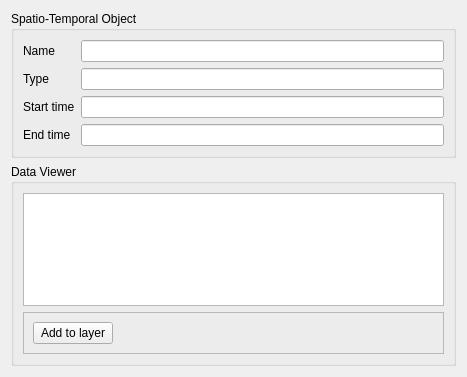
<?xml version="1.0" encoding="UTF-8"?>
<ui version="4.0">
 <class>Form</class>
 <widget class="QWidget" name="Form">
  <property name="geometry">
   <rect>
    <x>0</x>
    <y>0</y>
    <width>467</width>
    <height>377</height>
   </rect>
  </property>
  <property name="windowTitle">
   <string>Form</string>
  </property>
  <layout class="QVBoxLayout" name="verticalLayout">
   <item>
    <widget class="QGroupBox" name="groupBoxTypeConstructor">
     <property name="title">
      <string>Spatio-Temporal Object</string>
     </property>
     <layout class="QFormLayout" name="formLayout">
      <item row="0" column="0">
       <widget class="QLabel" name="labelName">
        <property name="text">
         <string>Name</string>
        </property>
       </widget>
      </item>
      <item row="0" column="1">
       <widget class="QLineEdit" name="lineEditName">
        <property name="readOnly">
         <bool>true</bool>
        </property>
       </widget>
      </item>
      <item row="1" column="0">
       <widget class="QLabel" name="labelSignature">
        <property name="text">
         <string>Type</string>
        </property>
       </widget>
      </item>
      <item row="1" column="1">
       <widget class="QLineEdit" name="lineEditType">
        <property name="readOnly">
         <bool>true</bool>
        </property>
       </widget>
      </item>
      <item row="2" column="1">
       <widget class="QLineEdit" name="lineEditStartTime">
        <property name="readOnly">
         <bool>true</bool>
        </property>
       </widget>
      </item>
      <item row="3" column="1">
       <widget class="QLineEdit" name="lineEditEndTime">
        <property name="readOnly">
         <bool>true</bool>
        </property>
       </widget>
      </item>
      <item row="2" column="0">
       <widget class="QLabel" name="label">
        <property name="text">
         <string>Start time</string>
        </property>
       </widget>
      </item>
      <item row="3" column="0">
       <widget class="QLabel" name="label_2">
        <property name="text">
         <string>End time</string>
        </property>
       </widget>
      </item>
     </layout>
    </widget>
   </item>
   <item>
    <widget class="QGroupBox" name="groupBox">
     <property name="title">
      <string>Data Viewer</string>
     </property>
     <layout class="QVBoxLayout" name="verticalLayout_2">
      <item>
       <widget class="QTableView" name="tableView">
        <property name="editTriggers">
         <set>QAbstractItemView::NoEditTriggers</set>
        </property>
        <property name="selectionBehavior">
         <enum>QAbstractItemView::SelectRows</enum>
        </property>
       </widget>
      </item>
      <item>
       <widget class="QFrame" name="frame">
        <property name="maximumSize">
         <size>
          <width>16777215</width>
          <height>16777215</height>
         </size>
        </property>
        <property name="frameShape">
         <enum>QFrame::StyledPanel</enum>
        </property>
        <property name="frameShadow">
         <enum>QFrame::Raised</enum>
        </property>
        <layout class="QHBoxLayout" name="horizontalLayout">
         <property name="leftMargin">
          <number>9</number>
         </property>
         <property name="topMargin">
          <number>9</number>
         </property>
         <property name="rightMargin">
          <number>9</number>
         </property>
         <property name="bottomMargin">
          <number>9</number>
         </property>
         <item>
          <widget class="QPushButton" name="pushButtonAddToLayer">
           <property name="text">
            <string>Add to layer</string>
           </property>
          </widget>
         </item>
         <item>
          <spacer name="horizontalSpacer">
           <property name="orientation">
            <enum>Qt::Horizontal</enum>
           </property>
           <property name="sizeHint" stdset="0">
            <size>
             <width>40</width>
             <height>20</height>
            </size>
           </property>
          </spacer>
         </item>
        </layout>
       </widget>
      </item>
     </layout>
    </widget>
   </item>
  </layout>
 </widget>
 <resources/>
 <connections/>
</ui>
